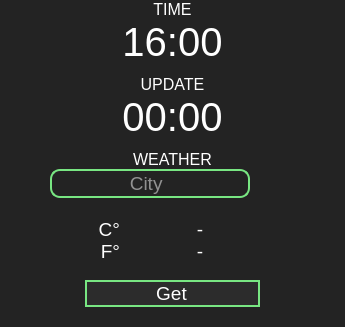
                  <widget class="QFrame" name="frame_additional_information">
                   <property name="minimumSize">
                    <size>
                     <width>0</width>
                     <height>0</height>
                    </size>
                   </property>
                   <property name="maximumSize">
                    <size>
                     <width>0</width>
                     <height>16777215</height>
                    </size>
                   </property>
                   <property name="styleSheet">
                    <string notr="true">background-color: rgb(35, 35, 35);
boreder:none;
border-radius: 10px;
</string>
                   </property>
                   <property name="frameShape">
                    <enum>QFrame::NoFrame</enum>
                   </property>
                   <property name="frameShadow">
                    <enum>QFrame::Raised</enum>
                   </property>
                   <layout class="QVBoxLayout" name="verticalLayout_33">
                    <property name="spacing">
                     <number>10</number>
                    </property>
                    <property name="leftMargin">
                     <number>0</number>
                    </property>
                    <property name="topMargin">
                     <number>0</number>
                    </property>
                    <property name="rightMargin">
                     <number>0</number>
                    </property>
                    <property name="bottomMargin">
                     <number>0</number>
                    </property>
                    <item>
                     <widget class="QFrame" name="frame_time">
                      <property name="maximumSize">
                       <size>
                        <width>16777215</width>
                        <height>100</height>
                       </size>
                      </property>
                      <property name="styleSheet">
                       <string notr="true"/>
                      </property>
                      <property name="frameShape">
                       <enum>QFrame::NoFrame</enum>
                      </property>
                      <property name="frameShadow">
                       <enum>QFrame::Raised</enum>
                      </property>
                      <layout class="QVBoxLayout" name="verticalLayout_34">
                       <property name="spacing">
                        <number>0</number>
                       </property>
                       <property name="leftMargin">
                        <number>0</number>
                       </property>
                       <property name="topMargin">
                        <number>0</number>
                       </property>
                       <property name="rightMargin">
                        <number>0</number>
                       </property>
                       <property name="bottomMargin">
                        <number>0</number>
                       </property>
                       <item>
                        <widget class="QLabel" name="label_TIME">
                         <property name="maximumSize">
                          <size>
                           <width>16777215</width>
                           <height>20</height>
                          </size>
                         </property>
                         <property name="font">
                          <font>
                           <family>Segoe UI</family>
                           <pointsize>12</pointsize>
                          </font>
                         </property>
                         <property name="styleSheet">
                          <string notr="true">color: #FFF;</string>
                         </property>
                         <property name="text">
                          <string>TIME</string>
                         </property>
                         <property name="alignment">
                          <set>Qt::AlignCenter</set>
                         </property>
                        </widget>
                       </item>
                       <item>
                        <widget class="QLabel" name="label_time_inf">
                         <property name="maximumSize">
                          <size>
                           <width>16777215</width>
                           <height>16777215</height>
                          </size>
                         </property>
                         <property name="font">
                          <font>
                           <family>Segoe UI</family>
                           <pointsize>30</pointsize>
                          </font>
                         </property>
                         <property name="styleSheet">
                          <string notr="true">color: #FFF;</string>
                         </property>
                         <property name="text">
                          <string>16:00</string>
                         </property>
                         <property name="alignment">
                          <set>Qt::AlignCenter</set>
                         </property>
                        </widget>
                       </item>
                      </layout>
                     </widget>
                    </item>
                    <item>
                     <widget class="QFrame" name="frame_update">
                      <property name="maximumSize">
                       <size>
                        <width>16777215</width>
                        <height>100</height>
                       </size>
                      </property>
                      <property name="font">
                       <font>
                        <pointsize>12</pointsize>
                       </font>
                      </property>
                      <property name="frameShape">
                       <enum>QFrame::NoFrame</enum>
                      </property>
                      <property name="frameShadow">
                       <enum>QFrame::Raised</enum>
                      </property>
                      <layout class="QVBoxLayout" name="verticalLayout_35">
                       <property name="spacing">
                        <number>0</number>
                       </property>
                       <property name="leftMargin">
                        <number>0</number>
                       </property>
                       <property name="topMargin">
                        <number>0</number>
                       </property>
                       <property name="rightMargin">
                        <number>0</number>
                       </property>
                       <property name="bottomMargin">
                        <number>0</number>
                       </property>
                       <item>
                        <widget class="QLabel" name="label_UPDATE">
                         <property name="maximumSize">
                          <size>
                           <width>16777215</width>
                           <height>20</height>
                          </size>
                         </property>
                         <property name="font">
                          <font>
                           <family>Segoe UI</family>
                           <pointsize>12</pointsize>
                          </font>
                         </property>
                         <property name="styleSheet">
                          <string notr="true">color: #FFF;</string>
                         </property>
                         <property name="text">
                          <string>UPDATE</string>
                         </property>
                         <property name="alignment">
                          <set>Qt::AlignCenter</set>
                         </property>
                        </widget>
                       </item>
                       <item>
                        <widget class="QLabel" name="label_update_inf">
                         <property name="font">
                          <font>
                           <pointsize>30</pointsize>
                          </font>
                         </property>
                         <property name="styleSheet">
                          <string notr="true">color: #FFF;</string>
                         </property>
                         <property name="text">
                          <string>00:00</string>
                         </property>
                         <property name="alignment">
                          <set>Qt::AlignCenter</set>
                         </property>
                        </widget>
                       </item>
                      </layout>
                     </widget>
                    </item>
                    <item>
                     <widget class="QFrame" name="frame_weather">
                      <property name="frameShape">
                       <enum>QFrame::NoFrame</enum>
                      </property>
                      <property name="frameShadow">
                       <enum>QFrame::Raised</enum>
                      </property>
                      <layout class="QVBoxLayout" name="verticalLayout_36">
                       <property name="spacing">
                        <number>0</number>
                       </property>
                       <property name="leftMargin">
                        <number>50</number>
                       </property>
                       <property name="topMargin">
                        <number>0</number>
                       </property>
                       <property name="rightMargin">
                        <number>0</number>
                       </property>
                       <property name="bottomMargin">
                        <number>0</number>
                       </property>
                       <item>
                        <widget class="QLabel" name="label_WEATHER">
                         <property name="maximumSize">
                          <size>
                           <width>16777215</width>
                           <height>20</height>
                          </size>
                         </property>
                         <property name="font">
                          <font>
                           <family>Segoe UI</family>
                           <pointsize>12</pointsize>
                          </font>
                         </property>
                         <property name="styleSheet">
                          <string notr="true">color: #FFF;
padding-right: 50px;</string>
                         </property>
                         <property name="text">
                          <string>WEATHER</string>
                         </property>
                         <property name="alignment">
                          <set>Qt::AlignCenter</set>
                         </property>
                        </widget>
                       </item>
                       <item>
                        <widget class="QLineEdit" name="lineEdit_City">
                         <property name="maximumSize">
                          <size>
                           <width>200</width>
                           <height>40</height>
                          </size>
                         </property>
                         <property name="font">
                          <font>
                           <family>Segoe UI</family>
                           <pointsize>14</pointsize>
                          </font>
                         </property>
                         <property name="styleSheet">
                          <string notr="true">QLineEdit{
	border-radius: 10px;
	color: #FFF;
	border: 2px solid rgb(120, 230, 130);
	padding-left:60px;
}


</string>
                         </property>
                         <property name="text">
                          <string/>
                         </property>
                         <property name="placeholderText">
                          <string>   City</string>
                         </property>
                        </widget>
                       </item>
                       <item>
                        <widget class="QFrame" name="frame_inf_weather">
                         <property name="styleSheet">
                          <string notr="true">padding-right: 50px;</string>
                         </property>
                         <property name="frameShape">
                          <enum>QFrame::NoFrame</enum>
                         </property>
                         <property name="frameShadow">
                          <enum>QFrame::Raised</enum>
                         </property>
                         <layout class="QVBoxLayout" name="verticalLayout_37">
                          <property name="spacing">
                           <number>0</number>
                          </property>
                          <property name="leftMargin">
                           <number>0</number>
                          </property>
                          <property name="topMargin">
                           <number>0</number>
                          </property>
                          <property name="rightMargin">
                           <number>0</number>
                          </property>
                          <property name="bottomMargin">
                           <number>0</number>
                          </property>
                          <item>
                           <widget class="QFrame" name="frame_temp">
                            <property name="maximumSize">
                             <size>
                              <width>16777215</width>
                              <height>82</height>
                             </size>
                            </property>
                            <property name="font">
                             <font>
                              <pointsize>5</pointsize>
                             </font>
                            </property>
                            <property name="styleSheet">
                             <string notr="true">padding-left: 10px;
padding-bottom: 10px;</string>
                            </property>
                            <property name="frameShape">
                             <enum>QFrame::NoFrame</enum>
                            </property>
                            <property name="frameShadow">
                             <enum>QFrame::Raised</enum>
                            </property>
                            <layout class="QHBoxLayout" name="horizontalLayout_32">
                             <property name="spacing">
                              <number>0</number>
                             </property>
                             <property name="leftMargin">
                              <number>0</number>
                             </property>
                             <property name="topMargin">
                              <number>0</number>
                             </property>
                             <property name="rightMargin">
                              <number>0</number>
                             </property>
                             <property name="bottomMargin">
                              <number>0</number>
                             </property>
                             <item>
                              <widget class="QLabel" name="label_inf_weater">
                               <property name="minimumSize">
                                <size>
                                 <width>85</width>
                                 <height>0</height>
                                </size>
                               </property>
                               <property name="maximumSize">
                                <size>
                                 <width>88</width>
                                 <height>16777215</height>
                                </size>
                               </property>
                               <property name="font">
                                <font>
                                 <family>MS Shell Dlg 2</family>
                                 <pointsize>14</pointsize>
                                 <weight>9</weight>
                                 <italic>false</italic>
                                 <bold>false</bold>
                                </font>
                               </property>
                               <property name="styleSheet">
                                <string notr="true">color: #FFF;
font: 75 14pt &quot;MS Shell Dlg 2&quot;;
padding-right: 20px;</string>
                               </property>
                               <property name="text">
                                <string>
C° 
 F°</string>
                               </property>
                               <property name="alignment">
                                <set>Qt::AlignRight|Qt::AlignTrailing|Qt::AlignVCenter</set>
                               </property>
                              </widget>
                             </item>
                             <item>
                              <widget class="QLabel" name="label_inf_temperature">
                               <property name="minimumSize">
                                <size>
                                 <width>100</width>
                                 <height>0</height>
                                </size>
                               </property>
                               <property name="maximumSize">
                                <size>
                                 <width>100</width>
                                 <height>16777215</height>
                                </size>
                               </property>
                               <property name="font">
                                <font>
                                 <family>MS Shell Dlg 2</family>
                                 <pointsize>14</pointsize>
                                 <weight>9</weight>
                                 <italic>false</italic>
                                 <bold>false</bold>
                                </font>
                               </property>
                               <property name="styleSheet">
                                <string notr="true">color: #FFF;
font: 75 14pt &quot;MS Shell Dlg 2&quot;;
padding-right: -20px;</string>
                               </property>
                               <property name="text">
                                <string>
-
-</string>
                               </property>
                               <property name="alignment">
                                <set>Qt::AlignCenter</set>
                               </property>
                              </widget>
                             </item>
                            </layout>
                           </widget>
                          </item>
                          <item>
                           <widget class="QFrame" name="frame_for_btn_weather">
                            <property name="maximumSize">
                             <size>
                              <width>16777215</width>
                              <height>50</height>
                             </size>
                            </property>
                            <property name="styleSheet">
                             <string notr="true">padding-right: 10px;</string>
                            </property>
                            <property name="frameShape">
                             <enum>QFrame::NoFrame</enum>
                            </property>
                            <property name="frameShadow">
                             <enum>QFrame::Raised</enum>
                            </property>
                            <layout class="QVBoxLayout" name="verticalLayout_38">
                             <property name="spacing">
                              <number>0</number>
                             </property>
                             <property name="leftMargin">
                              <number>35</number>
                             </property>
                             <property name="topMargin">
                              <number>0</number>
                             </property>
                             <property name="rightMargin">
                              <number>25</number>
                             </property>
                             <property name="bottomMargin">
                              <number>10</number>
                             </property>
                             <item>
                              <widget class="QPushButton" name="btn_weather">
                               <property name="maximumSize">
                                <size>
                                 <width>180</width>
                                 <height>40</height>
                                </size>
                               </property>
                               <property name="font">
                                <font>
                                 <family>Segoe UI</family>
                                 <pointsize>14</pointsize>
                                </font>
                               </property>
                               <property name="styleSheet">
                                <string notr="true">QPushButton {
	border-radius: 20%;
	border: 2px solid rgb(120, 230, 130);
	background-color:rgb(44, 44, 44);
	color: #FFF;
	padding-left: 8px;
}

QPushButton:hover {
	background-color: rgb(55, 55, 55);
	border: 2px solid rgb(177, 244, 92);
}

QPushButton:pressed {
	background-color:  rgb(177, 244, 92)
}


</string>
                               </property>
                               <property name="text">
                                <string>Get</string>
                               </property>
                              </widget>
                             </item>
                            </layout>
                           </widget>
                          </item>
                         </layout>
                        </widget>
                       </item>
                      </layout>
                     </widget>
                    </item>
                    <item>
                     <widget class="QFrame" name="frame_percent">
                      <property name="maximumSize">
                       <size>
                        <width>16777215</width>
                        <height>260</height>
                       </size>
                      </property>
                      <property name="frameShape">
                       <enum>QFrame::NoFrame</enum>
                      </property>
                      <property name="frameShadow">
                       <enum>QFrame::Raised</enum>
                      </property>
                      <layout class="QVBoxLayout" name="verticalLayout_6">
                       <property name="spacing">
                        <number>0</number>
                       </property>
                       <property name="leftMargin">
                        <number>50</number>
                       </property>
                       <property name="topMargin">
                        <number>0</number>
                       </property>
                       <property name="rightMargin">
                        <number>0</number>
                       </property>
                       <property name="bottomMargin">
                        <number>0</number>
                       </property>
                       <item>
                        <widget class="QWidget" name="widget" native="true">
                         <widget class="QFrame" name="circular_percentBarBase">
                          <property name="geometry">
                           <rect>
                            <x>10</x>
                            <y>10</y>
                            <width>180</width>
                            <height>180</height>
                           </rect>
                          </property>
                          <property name="frameShape">
                           <enum>QFrame::NoFrame</enum>
                          </property>
                          <property name="frameShadow">
                           <enum>QFrame::Raised</enum>
                          </property>
                          <widget class="QFrame" name="circular_percentProgress">
                           <property name="geometry">
                            <rect>
                             <x>10</x>
                             <y>10</y>
                             <width>170</width>
                             <height>170</height>
                            </rect>
                           </property>
                           <property name="styleSheet">
                            <string notr="true">QFrame{
	border-radius: 80%;
	background-color: qconicalgradient(cx:0.5, cy:0.5, angle:90, stop:0.100 rgba(255, 0, 127, 0), stop:0.100 rgba(120, 230, 130, 255));
}</string>
                           </property>
                           <property name="frameShape">
                            <enum>QFrame::NoFrame</enum>
                           </property>
                           <property name="frameShadow">
                            <enum>QFrame::Raised</enum>
                           </property>
                          </widget>
                          <widget class="QFrame" name="circular_percentBg">
                           <property name="geometry">
                            <rect>
                             <x>10</x>
                             <y>10</y>
                             <width>170</width>
                             <height>170</height>
                            </rect>
                           </property>
                           <property name="styleSheet">
                            <string notr="true">QFrame{
	border-radius: 80%;
	background-color: rgba(177, 244, 92, 120);
}</string>
                           </property>
                           <property name="frameShape">
                            <enum>QFrame::StyledPanel</enum>
                           </property>
                           <property name="frameShadow">
                            <enum>QFrame::Raised</enum>
                           </property>
                          </widget>
                          <widget class="QFrame" name="container_percent">
                           <property name="geometry">
                            <rect>
                             <x>15</x>
                             <y>15</y>
                             <width>160</width>
                             <height>160</height>
                            </rect>
                           </property>
                           <property name="styleSheet">
                            <string notr="true">QFrame{
	border-radius: 75%;
	background-color: rgb(45, 45, 45);
}</string>
                           </property>
                           <property name="frameShape">
                            <enum>QFrame::StyledPanel</enum>
                           </property>
                           <property name="frameShadow">
                            <enum>QFrame::Raised</enum>
                           </property>
                           <widget class="QLineEdit" name="lineEdit_enter_currency_percent">
                            <property name="geometry">
                             <rect>
                              <x>18</x>
                              <y>30</y>
                              <width>125</width>
                              <height>30</height>
                             </rect>
                            </property>
                            <property name="font">
                             <font>
                              <family>Segoe UI</family>
                              <pointsize>12</pointsize>
                             </font>
                            </property>
                            <property name="styleSheet">
                             <string notr="true">QLineEdit{
	border: rgb(120, 230, 130);
	background-color: rgb(35, 35, 35);
	color: #FFF;
}

QLineEdit:hover{
	border: 2px solid rgb(177, 244, 92);
}

QLineEdit:focus{
	border: 2px solid rgb(177, 244, 92);	
	background-color: rgb(55, 55, 55);
}





</string>
                            </property>
                            <property name="text">
                             <string/>
                            </property>
                            <property name="alignment">
                             <set>Qt::AlignCenter</set>
                            </property>
                            <property name="placeholderText">
                             <string>CURRENCY</string>
                            </property>
                           </widget>
                           <widget class="QPushButton" name="btn_get_percent">
                            <property name="geometry">
                             <rect>
                              <x>50</x>
                              <y>110</y>
                              <width>60</width>
                              <height>41</height>
                             </rect>
                            </property>
                            <property name="font">
                             <font>
                              <family>Segoe UI</family>
                              <pointsize>14</pointsize>
                             </font>
                            </property>
                            <property name="styleSheet">
                             <string notr="true">QPushButton {
	border-radius: 20%;
	border: 2px solid rgb(120, 230, 130);
	background-color:rgb(44, 44, 44);
	color: #FFF
}

QPushButton:hover {
	background-color: rgb(55, 55, 55);
	border: 2px solid rgb(177, 244, 92);
}

QPushButton:pressed {
	background-color:  rgb(177, 244, 92)
}


</string>
                            </property>
                            <property name="text">
                             <string>Get</string>
                            </property>
                           </widget>
                           <widget class="QLabel" name="label_percent_inf">
                            <property name="geometry">
                             <rect>
                              <x>10</x>
                              <y>60</y>
                              <width>140</width>
                              <height>41</height>
                             </rect>
                            </property>
                            <property name="font">
                             <font>
                              <family>Segoe UI</family>
                              <pointsize>30</pointsize>
                             </font>
                            </property>
                            <property name="styleSheet">
                             <string notr="true">color: #FFF</string>
                            </property>
                            <property name="text">
                             <string>0,00%</string>
                            </property>
                            <property name="alignment">
                             <set>Qt::AlignCenter</set>
                            </property>
                           </widget>
                          </widget>
                          <zorder>circular_percentBg</zorder>
                          <zorder>circular_percentProgress</zorder>
                          <zorder>container_percent</zorder>
                         </widget>
                        </widget>
                       </item>
                      </layout>
                     </widget>
                    </item>
                   </layout>
                  </widget>
